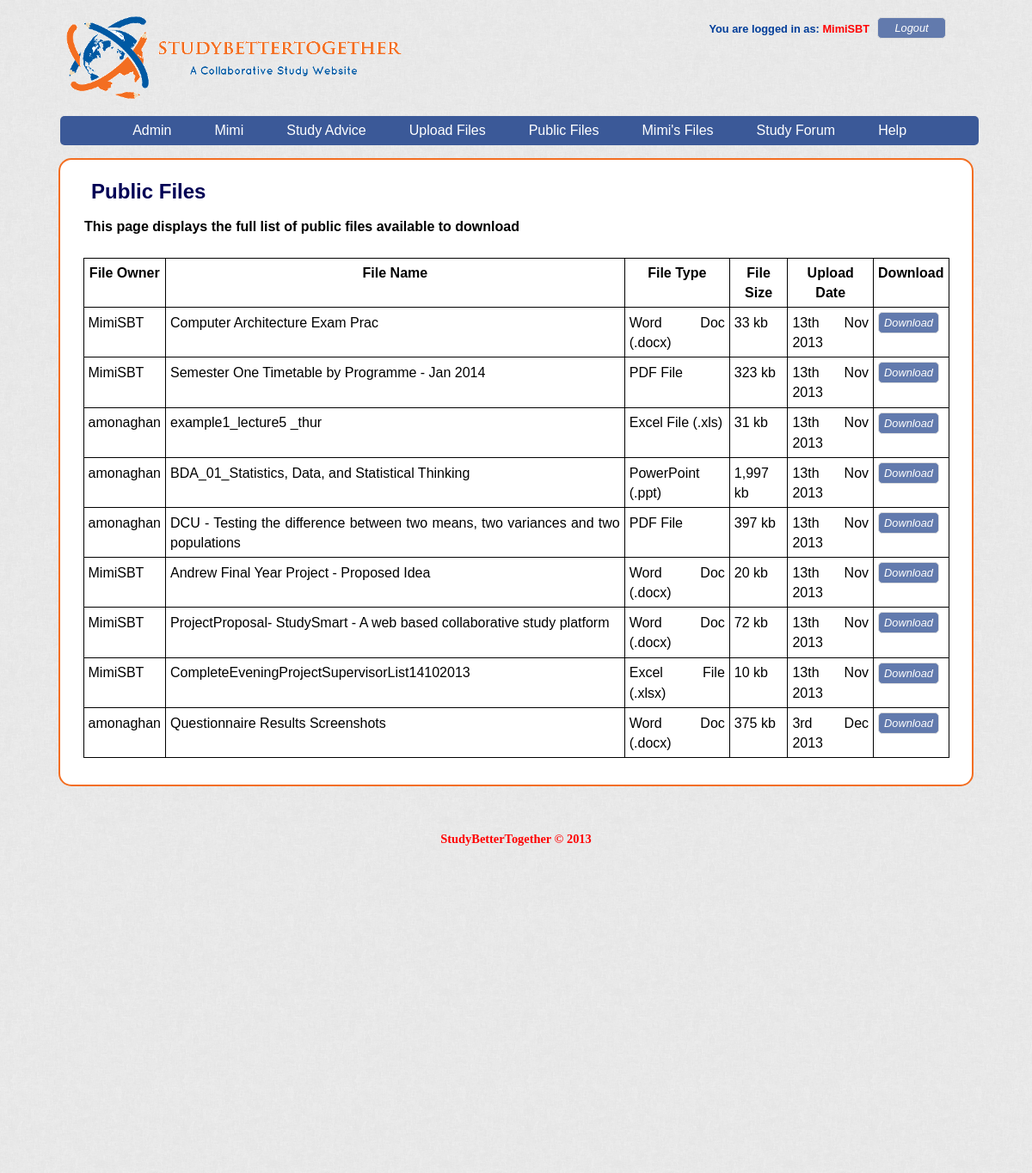
The page /publicfilelist.php (signed in) on the database its author committed.
### tables this page shows
CREATE TABLE IF NOT EXISTS `files` (
  `file_id` int(11) NOT NULL AUTO_INCREMENT,
  `owner_id` int(11) NOT NULL,
  `sharing_status` varchar(20) NOT NULL,
  `file_name` varchar(255) NOT NULL,
  `file_type_id` int(10) NOT NULL,
  `file_path` varchar(255) NOT NULL,
  `file_size` varchar(50) NOT NULL,
  `description` text,
  `subject` varchar(255) DEFAULT NULL,
  `upload_date` datetime NOT NULL DEFAULT CURRENT_TIMESTAMP,
  PRIMARY KEY (`file_id`),
  KEY `user_id` (`owner_id`),
  KEY `file_type_id` (`file_type_id`)
);

CREATE TABLE IF NOT EXISTS `users` (
  `user_id` int(11) NOT NULL AUTO_INCREMENT,
  `first_name` varchar(255) NOT NULL,
  `last_name` varchar(255) NOT NULL,
  `username` varchar(255) NOT NULL,
  `email` varchar(255) NOT NULL,
  `account_type` varchar(8) NOT NULL DEFAULT 'Student',
  `password` varchar(100) NOT NULL,
  `register_date` datetime NOT NULL DEFAULT CURRENT_TIMESTAMP,
  `register_code` varchar(100) DEFAULT NULL,
  PRIMARY KEY (`user_id`),
  UNIQUE KEY `email` (`email`),
  UNIQUE KEY `username` (`username`)
);

CREATE TABLE IF NOT EXISTS `allowed_file_types` (
  `file_type_id` int(10) NOT NULL AUTO_INCREMENT,
  `file_ext` varchar(10) NOT NULL,
  `file_short_name` varchar(255) NOT NULL,
  `file_description` varchar(255) NOT NULL,
  PRIMARY KEY (`file_type_id`),
  KEY `file_id` (`file_type_id`)
);

### includes/db/sql_functions.php (called while the page is built, shortened)
<?php
function newQuery($db_con, $query){
	$result = mysqli_query($db_con, $query);
	return $result;
}

### publicfilelist.php (the view, shortened to what this page needs)
<?php require_once 'includes/html_template/header.php';?>
<h2 class = "mainPageHeading">Public Files</h2>
<h5>This page displays the full list of public files available to download</h5> <br />
				<table>
					<tr>
						<th>File Owner</th>
						<th>File Name</th>
						<th>File Type</th>
						<th>File Size</th>
						<th>Upload Date</th>
						<th>Download</th>
					</tr>
					<?php
					$publicFiles =newQuery($db_con, "SELECT username, file_name, file_short_name, file_size, DATE_FORMAT(DATE(upload_date),'%D %b %Y') AS new_date, file_path FROM files INNER JOIN users ON files.owner_id = users.user_id INNER JOIN allowed_file_types ON files.file_type_id = allowed_file_types.file_type_id WHERE sharing_status = 'public'");
					while ( $row = mysqli_fetch_array ( $publicFiles ) ) {
						echo "<tr><td>" . htmlentities ( $row ["username"] ) . "</td>\n";
						echo "<td>" . htmlentities ( $row ["file_name"] ) . "</td>\n";
						echo "<td>" . htmlentities ( $row ["file_short_name"] ) . "</td>\n";
						echo "<td>" . htmlentities ( $row ["file_size"] ) . "</td>\n";
						echo "<td>" . htmlentities ( $row ["new_date"] ) . "</td>\n";
						echo "<td>" . ProtectURL(( $row ["file_path"] )) ."</td></tr>\n";
					}
					?>
				</table>
<?php require_once 'includes/html_template/footer.php';?>

### includes/functionality/common_functions.php (shortened to what this page needs)
<?php
function ProtectURL ($file_path){
	$file_path = htmlentities($file_path);
	$downloadlink = "<a style =\"cursor: pointer\" onclick =\"javascript: window.location = "."'". $file_path . "';\"". "><button class=\"filesBtn\">Download</button></a>";
	return $downloadlink;
}
?>

### css/style.css (style rules this page uses)
h2 { font-size:1.5em; font-weight: bold; padding: .4em; }
h5 { font-size:1em; font-weight: bold; padding: .1em; }
body { height: 100%; font-family: 'Trebuchet MS', Trebuchet, 'Lucida Sans Unicode', 'Lucida Grande', 'Lucida Sans', Arial, sans-serif; line-height:1.45; text-align:justify; background-image: url("../img/background.png"); }
table tr, table td { border: solid black 1px; padding: 5px; }
table th { border: solid black 1px; font-size: 1em; text-align: center; padding: 5px; }
table { margin: 0 auto; }
form input[type = "submit"], a button { background: #627AAD; color: #FFFFFF; font-size: 0.8em; font-style:italic; border: 1px solid #ddd; -moz-border-radius: 5px; -webkit-border-radius: 5px; -o-border-radius: 5px; border-radius: 5px; height: 25px; margin-bottom: -1px; vertical-align: bottom; }
.mainPageHeading { color: #000055; }

### rows shown on the page
files: owner.username "MimiSBT", file_name "Computer Architecture Exam Prac", file_type.file_short_name "Word Doc (.docx)", file_size "33 kb", new_date "13th Nov 2013"
files: owner.username "MimiSBT", file_name "Semester One Timetable by Programme - Jan 2014", file_type.file_short_name "PDF File", file_size "323 kb", new_date "13th Nov 2013"
files: owner.username "amonaghan", file_name "example1_lecture5 _thur", file_type.file_short_name "Excel File (.xls)", file_size "31 kb", new_date "13th Nov 2013"
files: owner.username "amonaghan", file_name "BDA_01_Statistics, Data, and Statistical Thinking", file_type.file_short_name "PowerPoint (.ppt)", file_size "1,997 kb", new_date "13th Nov 2013"
files: owner.username "amonaghan", file_name "DCU - Testing the difference between two means, two variances and two populations", file_type.file_short_name "PDF File", file_size "397 kb", new_date "13th Nov 2013"
files: owner.username "MimiSBT", file_name "Andrew Final Year Project - Proposed Idea", file_type.file_short_name "Word Doc (.docx)", file_size "20 kb", new_date "13th Nov 2013"
files: owner.username "MimiSBT", file_name "ProjectProposal- StudySmart - A web based collaborative study platform", file_type.file_short_name "Word Doc (.docx)", file_size "72 kb", new_date "13th Nov 2013"
files: owner.username "MimiSBT", file_name "CompleteEveningProjectSupervisorList14102013", file_type.file_short_name "Excel File (.xlsx)", file_size "10 kb", new_date "13th Nov 2013"
files: owner.username "amonaghan", file_name "Questionnaire Results Screenshots", file_type.file_short_name "Word Doc (.docx)", file_size "375 kb", new_date "3rd Dec 2013"

### other values the page prints
$username "MimiSBT"
$firstname "Mimi"
